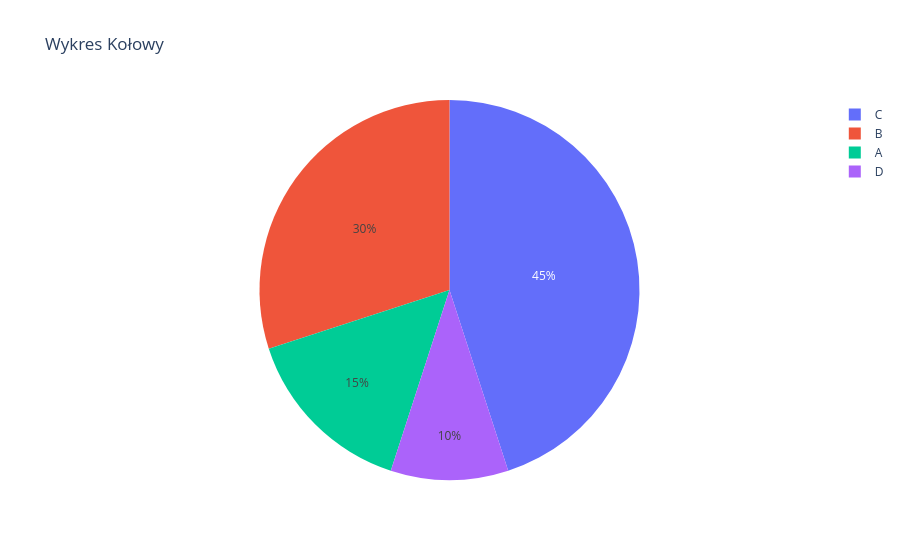

The notebook cell saved with this chart:
### Code cell
# Dane
kategorie = ['A', 'B', 'C', 'D']
wartosci = [15, 30, 45, 10]

# Tworzenie wykresu kołowego
fig = px.pie(names=kategorie, values=wartosci, title="Wykres Kołowy")
fig.show()

### Figure 1 — Plotly figure (JSON) as saved in the notebook; plotly's stock layout.template omitted (floating-point values rounded to 4 significant figures)
{"data": [{"domain": {"x": [0, 1], "y": [0, 1]}, "hovertemplate": "label=%{label}<br>value=%{value}<extra></extra>", "labels": ["A", "B", "C", "D"], "legendgroup": "", "name": "", "showlegend": true, "type": "pie", "values": [15, 30, 45, 10]}], "layout": {"legend": {"tracegroupgap": 0}, "title": {"text": "Wykres Kołowy"}}}
